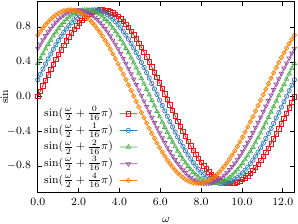

gnuplot code for this plot:

load "~/Documents/GitHub/gnuplot-scripts/colorbrewer/qualitative/Set1.plt"
set terminal epslatex standalone color 8 size 3.2in,2.4in

#set offset 0.0, 0.0, graph 0.0, graph 0.0
set output 'example1.tex'

set xrange [0.0:4*pi]
set yrange [-1.1:1.1]

set ytics 0.4

set format x "$%3.1f$"
set format y "$%3.1f$"

set xlabel "$\\omega$"
set ylabel "$\\sin$" offset 2.0,0.0

#set key bottom left
set key at 5.2, -0.10
set key spacing 1.5
set key sample 2

plot \
for [i=0:4:1] sin(x/2.0+pi/16*i) w lp ls i+1 pt 4+i*2 ps 1 title "$\\sin(\\frac{\\omega}{2}+\\frac{".i."}{16}\\pi)$"

set output
